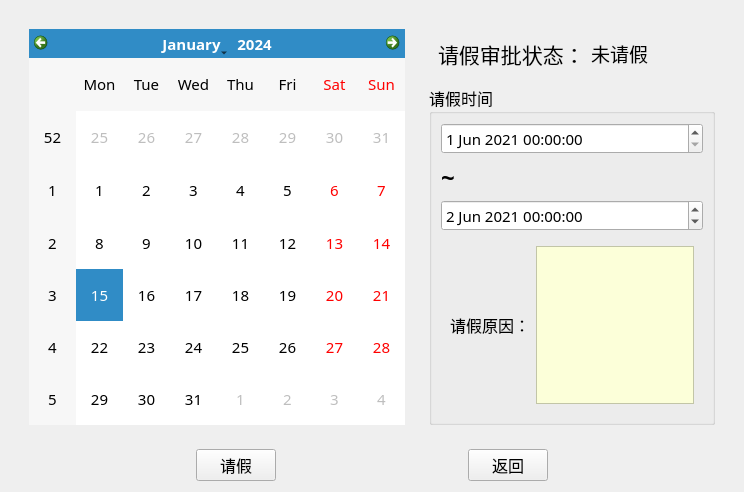
<?xml version="1.0" encoding="UTF-8"?>
<ui version="4.0">
 <class>Ask_for_leave</class>
 <widget class="QWidget" name="Ask_for_leave">
  <property name="geometry">
   <rect>
    <x>0</x>
    <y>0</y>
    <width>744</width>
    <height>492</height>
   </rect>
  </property>
  <property name="windowTitle">
   <string>Form</string>
  </property>
  <layout class="QVBoxLayout" name="verticalLayout_3">
   <item>
    <widget class="QWidget" name="widget_5" native="true">
     <layout class="QHBoxLayout" name="horizontalLayout_4">
      <item>
       <widget class="QWidget" name="widget" native="true">
        <layout class="QVBoxLayout" name="verticalLayout">
         <item>
          <widget class="QCalendarWidget" name="calendarWidget">
           <property name="font">
            <font>
             <family>微软雅黑</family>
             <pointsize>11</pointsize>
            </font>
           </property>
          </widget>
         </item>
        </layout>
       </widget>
      </item>
      <item>
       <widget class="QWidget" name="widget_4" native="true">
        <layout class="QVBoxLayout" name="verticalLayout_2">
         <item>
          <widget class="QWidget" name="widget_2" native="true">
           <layout class="QHBoxLayout" name="horizontalLayout_2">
            <item>
             <widget class="QLabel" name="label_5">
              <property name="font">
               <font>
                <family>微软雅黑 Light</family>
                <pointsize>14</pointsize>
               </font>
              </property>
              <property name="text">
               <string>&lt;html&gt;&lt;head/&gt;&lt;body&gt;&lt;p&gt;&lt;span style=&quot; font-size:16pt;&quot;&gt;请假审批状态：&lt;/span&gt;&lt;/p&gt;&lt;/body&gt;&lt;/html&gt;</string>
              </property>
             </widget>
            </item>
            <item>
             <widget class="QLabel" name="label_6">
              <property name="font">
               <font>
                <family>微软雅黑 Light</family>
                <pointsize>14</pointsize>
               </font>
              </property>
              <property name="text">
               <string>&lt;html&gt;&lt;head/&gt;&lt;body&gt;&lt;p&gt;&lt;span style=&quot; font-size:14pt;&quot;&gt;未请假&lt;/span&gt;&lt;/p&gt;&lt;/body&gt;&lt;/html&gt;</string>
              </property>
             </widget>
            </item>
           </layout>
          </widget>
         </item>
         <item>
          <widget class="QGroupBox" name="groupBox">
           <property name="font">
            <font>
             <family>微软雅黑</family>
             <pointsize>12</pointsize>
            </font>
           </property>
           <property name="title">
            <string>请假时间</string>
           </property>
           <layout class="QVBoxLayout" name="verticalLayout_4">
            <item>
             <widget class="QDateTimeEdit" name="dateTimeEdit">
              <property name="font">
               <font>
                <family>微软雅黑 Light</family>
                <pointsize>11</pointsize>
               </font>
              </property>
              <property name="date">
               <date>
                <year>2021</year>
                <month>6</month>
                <day>1</day>
               </date>
              </property>
             </widget>
            </item>
            <item>
             <widget class="QLabel" name="label">
              <property name="text">
               <string>&lt;html&gt;&lt;head/&gt;&lt;body&gt;&lt;p&gt;&lt;span style=&quot; font-size:18pt; font-weight:600;&quot;&gt;~&lt;/span&gt;&lt;/p&gt;&lt;/body&gt;&lt;/html&gt;</string>
              </property>
             </widget>
            </item>
            <item>
             <widget class="QDateTimeEdit" name="dateTimeEdit_2">
              <property name="font">
               <font>
                <family>微软雅黑 Light</family>
                <pointsize>11</pointsize>
               </font>
              </property>
              <property name="date">
               <date>
                <year>2021</year>
                <month>6</month>
                <day>2</day>
               </date>
              </property>
             </widget>
            </item>
            <item>
             <widget class="QWidget" name="widget_3" native="true">
              <layout class="QHBoxLayout" name="horizontalLayout_3">
               <item>
                <widget class="QLabel" name="label_4">
                 <property name="font">
                  <font>
                   <family>微软雅黑 Light</family>
                   <pointsize>13</pointsize>
                  </font>
                 </property>
                 <property name="text">
                  <string>&lt;html&gt;&lt;head/&gt;&lt;body&gt;&lt;p&gt;&lt;span style=&quot; font-size:12pt;&quot;&gt;请假原因：&lt;/span&gt;&lt;/p&gt;&lt;/body&gt;&lt;/html&gt;</string>
                 </property>
                </widget>
               </item>
               <item>
                <widget class="QPlainTextEdit" name="plainTextEdit">
                 <property name="font">
                  <font>
                   <family>微软雅黑</family>
                   <pointsize>11</pointsize>
                  </font>
                 </property>
                 <property name="styleSheet">
                  <string notr="true">
background-color: rgb(252, 255, 217);</string>
                 </property>
                </widget>
               </item>
              </layout>
             </widget>
            </item>
           </layout>
          </widget>
         </item>
        </layout>
       </widget>
      </item>
     </layout>
    </widget>
   </item>
   <item>
    <layout class="QHBoxLayout" name="horizontalLayout">
     <item>
      <spacer name="horizontalSpacer_2">
       <property name="orientation">
        <enum>Qt::Horizontal</enum>
       </property>
       <property name="sizeHint" stdset="0">
        <size>
         <width>40</width>
         <height>20</height>
        </size>
       </property>
      </spacer>
     </item>
     <item>
      <widget class="QPushButton" name="pushButton_2">
       <property name="font">
        <font>
         <family>微软雅黑</family>
         <pointsize>12</pointsize>
        </font>
       </property>
       <property name="text">
        <string>请假</string>
       </property>
      </widget>
     </item>
     <item>
      <spacer name="horizontalSpacer">
       <property name="orientation">
        <enum>Qt::Horizontal</enum>
       </property>
       <property name="sizeHint" stdset="0">
        <size>
         <width>40</width>
         <height>20</height>
        </size>
       </property>
      </spacer>
     </item>
     <item>
      <widget class="QPushButton" name="pushButton">
       <property name="font">
        <font>
         <family>微软雅黑</family>
         <pointsize>12</pointsize>
        </font>
       </property>
       <property name="text">
        <string>返回</string>
       </property>
      </widget>
     </item>
     <item>
      <spacer name="horizontalSpacer_3">
       <property name="orientation">
        <enum>Qt::Horizontal</enum>
       </property>
       <property name="sizeHint" stdset="0">
        <size>
         <width>40</width>
         <height>20</height>
        </size>
       </property>
      </spacer>
     </item>
    </layout>
   </item>
  </layout>
 </widget>
 <resources/>
 <connections/>
</ui>
